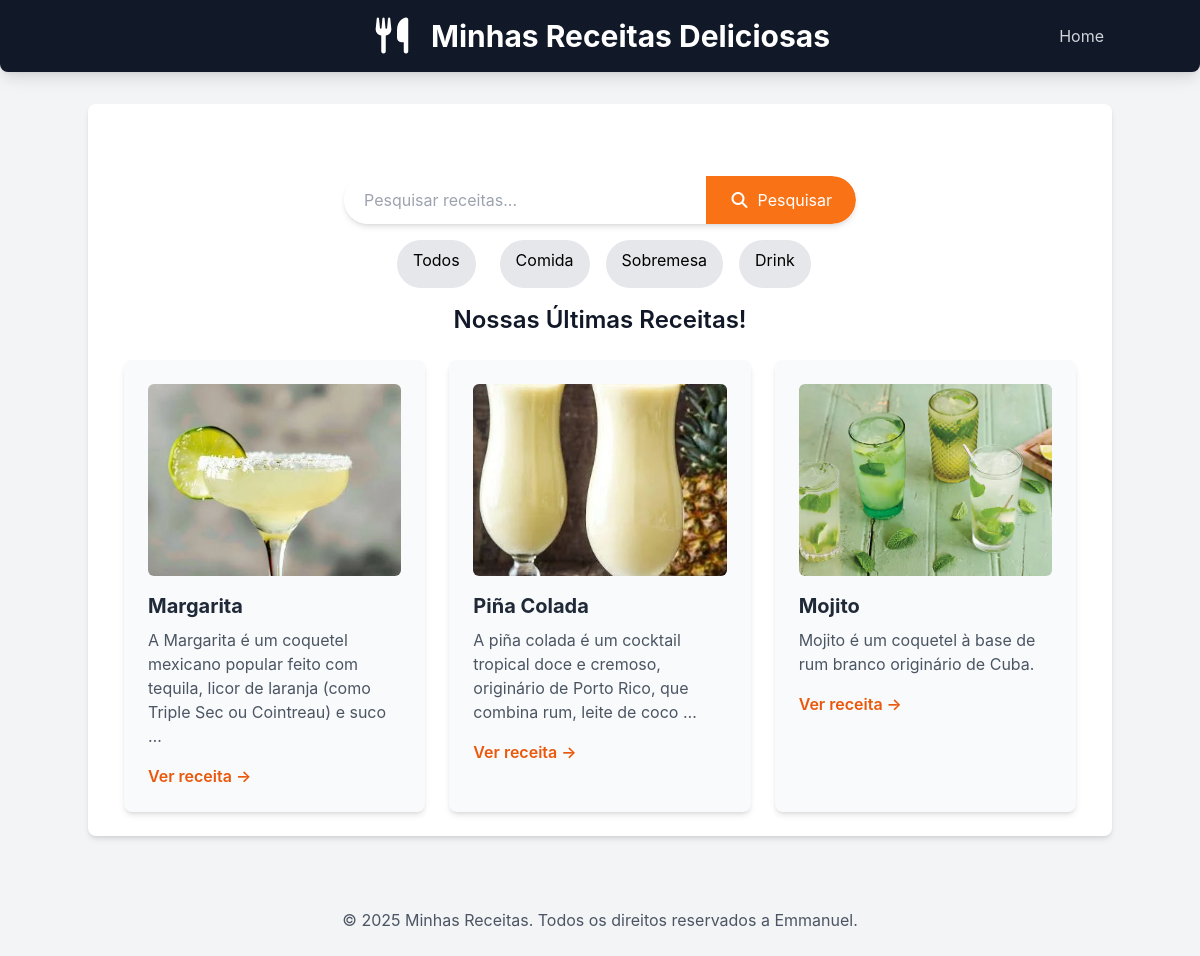
Page /receitas/?categoria=drink on the committed database.
### receitas/models.py (models this page shows, shortened)
class Receita(models.Model):
    CATEGORIAS =[
        ('comida','Comida'),
        ('sobremesa','Sobremesa'),
        ('drink','Drink'),
    ]
    title = models.CharField("Título", max_length=200)
    description = models.TextField("Descrição")
    ingredients = models.TextField("Ingredientes")
    instructions = models.TextField("Modo de preparo")
    image = models.ImageField("Imagem", upload_to='receitas/images/', blank=True, null=True)
    categoria = models.CharField("Categoria", max_length=20, choices=CATEGORIAS, default='comida')
    created_at = models.DateTimeField(auto_now_add=True)
    updated_at = models.DateTimeField(auto_now=True)
    class Meta:
        verbose_name = "Receita"
        verbose_name_plural = "Receitas"
        ordering = ['-created_at'] #ordena as receitas pela data de criação (mais novas primeiro)

### receitas/views.py (the view)
# urls.py: 2. Add a URL to urlpatterns:  path('', views.home, name='home')
def home(request):
    categoria_slug = request.GET.get('categoria')
    categorias_choices = [choice[0] for choice in Receita.CATEGORIAS]
    if categoria_slug:
        receitas = Receita.objects.filter(categoria=categoria_slug)
        categoria_selecionada = categoria_slug
    else:
        receitas = Receita.objects.all()
        categoria_selecionada = None
    return render(request, 'receitas/home.html', {'receitas':receitas, 'categoria': categorias_choices, 'categoria_selecionada': categoria_selecionada})

### receitas/templates/receitas/home.html (shortened to what this page needs)
{% extends "receitas/base.html"%}
{% block content %}
<section class="container mx-auto mt-8 p-4 flex justify-center">
    <form method="get" action="{% url 'pesquisar_receitas' %}"
        class="w-full max-w-lg flex bg-white rounded-full shadow-md overflow-hidden">
        <input type="text" name="q" placeholder="Pesquisar receitas..."
            class="flex-grow p-3 text-gray-700 focus:outline-none focus:ring-2 focus:ring-orange-500 rounded-l-full pl-5">
        <button type="submit"
            class="bg-orange-500 hover:bg-orange-600 text-white p-3 px-6 rounded-r-full transition duration-300 ease-in-out flex items-center justify-center">
            <i class="fas fa-search mr-2"></i> Pesquisar
        </button>
    </form>
</section>
<nav class="ml-auto relative z-10 flex space-x-4 justify-center w-full h-12 object-cover rounded-md mb-4">
    <a href="{% url 'home' %}" class="text-black mx-2 px-4 py-2 bg-gray-200 rounded-full hover:text-white hover:bg-orange-600">Todos</a>
    <a href="{% url 'home' %}?categoria=comida" class="text-black mx-2 px-4 py-2 bg-gray-200 rounded-full  hover:text-white hover:bg-orange-600">Comida</a>
    <a href="{% url 'home' %}?categoria=sobremesa" class="text-black mx-2 px-4 py-2 bg-gray-200 rounded-full hover:text-white hover:bg-orange-600">Sobremesa</a>
    <a href="{% url 'home' %}?categoria=drink" class="text-black mx-2 px-4 py-2 bg-gray-200 rounded-full hover:text-white hover:bg-orange-600">Drink</a>
</nav>
    <h2 class="text-2xl font-semibold mb-6 text-center">
        Nossas Últimas Receitas!
    </h2>
    <div class="flex flex-wrap justify-center gap-6">
        {% for receita in receitas %}
        <div
            class="w-full sm:w-[calc(50%-1.5rem)] lg:w-[calc(33.333%-1.5rem)] bg-gray-50 p-6 rounded-lg shadow-md hover:shadow-lg transition-shadow duration-300 ease-in-out">
            {% if receita.image %}
            <img src="{{receita.image.url}}" alt="Imagem de {{receita.title}}"
                class="w-full h-48 object-cover rounded-md mb-4">
            {% endif %}
            <h3 class="text-xl font-bold mb-2 text-gray-800">{{receita.title}}</h3>
            <p class="text-gray-600 mb-4">{{receita.description | truncatewords:20}}</p>
            <a href="{% url 'receita_detail' receita.id %}"
                class="text-orange-600 hover:text-orange-800 font-semibold">Ver receita &rarr;</a>
        </div>
        {% empty %}
        <p class="text-center text-gray-500 col-span-full">
            Nenhuma receita encontrada.
        </p>
        {% endfor %}
    </div>
{% endblock %}

### receitas/templates/receitas/base.html (style rules this page uses)
body { font-family: 'Inter', sans-serif; }

### rows in the picture
Receita: image (picture), title "Margarita", description "A Margarita é um coquetel mexicano popular feito com tequila, licor de laranja (como Triple Sec ou Cointreau) e suco …"
Receita: image (picture), title "Piña Colada", description "A piña colada é um cocktail tropical doce e cremoso, originário de Porto Rico, que combina rum, leite de coco …"
Receita: image (picture), title "Mojito", description "Mojito é um coquetel à base de rum branco originário de Cuba."
